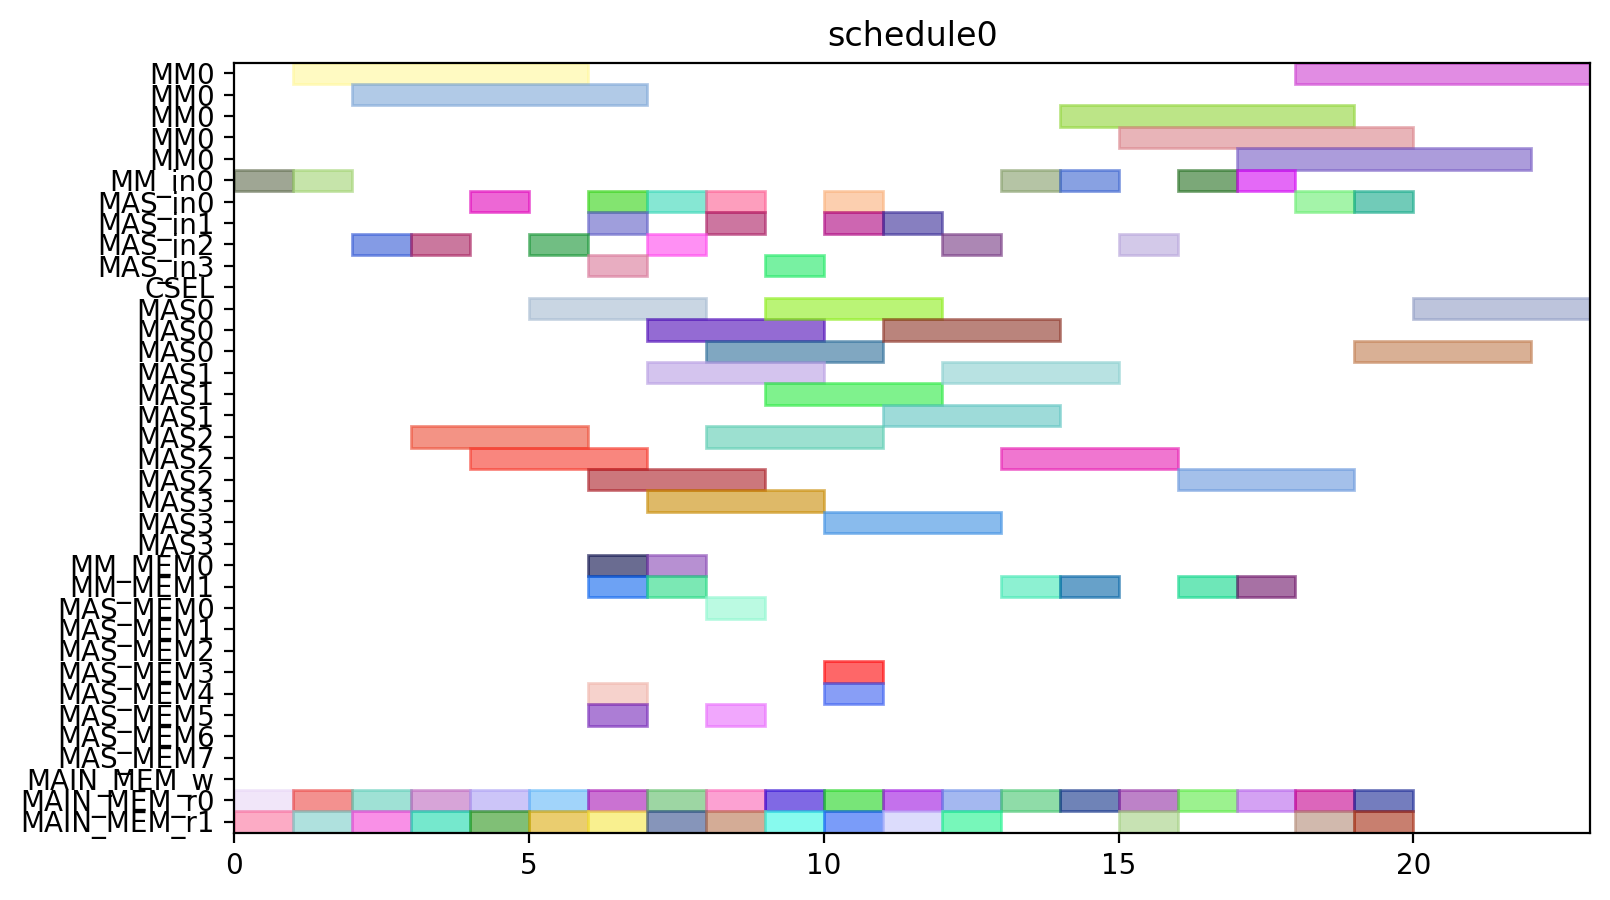

This figure's Python source:
from pyschedule import Scenario, solvers, plotters, alt


def solve():
	horizon = 120
	S = Scenario("schedule0", horizon=horizon)

	# resource
	MM = S.Resources('MM', num=1, size=5)
	MM_in = S.Resources('MM_in', num=1)
	MAS_in = S.Resources('MAS_in', num=4)
	CSEL = S.Resource('CSEL')
	MAS = S.Resources('MAS', num=4, size=3, periods=range(1, horizon))
	MM_MEM = S.Resources('MM_MEM', num=2)
	MAS_MEM = S.Resources('MAS_MEM', num=8)
	MAIN_MEM_w = S.Resource('MAIN_MEM_w', size=1)
	MAIN_MEM_r = S.Resources('MAIN_MEM_r', num=2)

	# result of previous scheduling

	# new tasks
	c_qinv_denom_inv0 = S.Task('c_qinv_denom_inv0', length=5, delay_cost=1)
	c_qinv_denom_inv0 += alt(MM)
	c_qinv_denom_inv0_in = S.Task('c_qinv_denom_inv0_in', length=1, delay_cost=1)
	c_qinv_denom_inv0_in += alt(MM_in)
	S += c_qinv_denom_inv0_in*MM_in[0]<=c_qinv_denom_inv0*MM[0]
	c_qinv_denom_inv0_mem0 = S.Task('c_qinv_denom_inv0_mem0', length=1, delay_cost=1)
	c_qinv_denom_inv0_mem0 += MAIN_MEM_r[0]
	S += c_qinv_denom_inv0_mem0 <= c_qinv_denom_inv0

	c_qinv_denom_inv0_mem1 = S.Task('c_qinv_denom_inv0_mem1', length=1, delay_cost=1)
	c_qinv_denom_inv0_mem1 += MAIN_MEM_r[1]
	S += c_qinv_denom_inv0_mem1 <= c_qinv_denom_inv0

	c_qinv_denom_inv1_ = S.Task('c_qinv_denom_inv1_', length=5, delay_cost=1)
	c_qinv_denom_inv1_ += alt(MM)
	c_qinv_denom_inv1__in = S.Task('c_qinv_denom_inv1__in', length=1, delay_cost=1)
	c_qinv_denom_inv1__in += alt(MM_in)
	S += c_qinv_denom_inv1__in*MM_in[0]<=c_qinv_denom_inv1_*MM[0]
	c_qinv_denom_inv1__mem0 = S.Task('c_qinv_denom_inv1__mem0', length=1, delay_cost=1)
	c_qinv_denom_inv1__mem0 += MAIN_MEM_r[0]
	S += c_qinv_denom_inv1__mem0 <= c_qinv_denom_inv1_

	c_qinv_denom_inv1__mem1 = S.Task('c_qinv_denom_inv1__mem1', length=1, delay_cost=1)
	c_qinv_denom_inv1__mem1 += MAIN_MEM_r[1]
	S += c_qinv_denom_inv1__mem1 <= c_qinv_denom_inv1_

	c_qinv0_t2 = S.Task('c_qinv0_t2', length=3, delay_cost=1)
	c_qinv0_t2 += alt(MAS)
	c_qinv0_t2_in = S.Task('c_qinv0_t2_in', length=1, delay_cost=1)
	c_qinv0_t2_in += alt(MAS_in)
	S += c_qinv0_t2_in*MAS_in[0]<=c_qinv0_t2*MAS[0]

	S += c_qinv0_t2_in*MAS_in[1]<=c_qinv0_t2*MAS[1]

	S += c_qinv0_t2_in*MAS_in[2]<=c_qinv0_t2*MAS[2]

	S += c_qinv0_t2_in*MAS_in[3]<=c_qinv0_t2*MAS[3]

	c_qinv0_t2_mem0 = S.Task('c_qinv0_t2_mem0', length=1, delay_cost=1)
	c_qinv0_t2_mem0 += MAIN_MEM_r[0]
	S += c_qinv0_t2_mem0 <= c_qinv0_t2

	c_qinv0_t2_mem1 = S.Task('c_qinv0_t2_mem1', length=1, delay_cost=1)
	c_qinv0_t2_mem1 += MAIN_MEM_r[1]
	S += c_qinv0_t2_mem1 <= c_qinv0_t2

	c_qinv1__t2 = S.Task('c_qinv1__t2', length=3, delay_cost=1)
	c_qinv1__t2 += alt(MAS)
	c_qinv1__t2_in = S.Task('c_qinv1__t2_in', length=1, delay_cost=1)
	c_qinv1__t2_in += alt(MAS_in)
	S += c_qinv1__t2_in*MAS_in[0]<=c_qinv1__t2*MAS[0]

	S += c_qinv1__t2_in*MAS_in[1]<=c_qinv1__t2*MAS[1]

	S += c_qinv1__t2_in*MAS_in[2]<=c_qinv1__t2*MAS[2]

	S += c_qinv1__t2_in*MAS_in[3]<=c_qinv1__t2*MAS[3]

	c_qinv1__t2_mem0 = S.Task('c_qinv1__t2_mem0', length=1, delay_cost=1)
	c_qinv1__t2_mem0 += MAIN_MEM_r[0]
	S += c_qinv1__t2_mem0 <= c_qinv1__t2

	c_qinv1__t2_mem1 = S.Task('c_qinv1__t2_mem1', length=1, delay_cost=1)
	c_qinv1__t2_mem1 += MAIN_MEM_r[1]
	S += c_qinv1__t2_mem1 <= c_qinv1__t2

	c0_t0_t2 = S.Task('c0_t0_t2', length=3, delay_cost=1)
	c0_t0_t2 += alt(MAS)
	c0_t0_t2_in = S.Task('c0_t0_t2_in', length=1, delay_cost=1)
	c0_t0_t2_in += alt(MAS_in)
	S += c0_t0_t2_in*MAS_in[0]<=c0_t0_t2*MAS[0]

	S += c0_t0_t2_in*MAS_in[1]<=c0_t0_t2*MAS[1]

	S += c0_t0_t2_in*MAS_in[2]<=c0_t0_t2*MAS[2]

	S += c0_t0_t2_in*MAS_in[3]<=c0_t0_t2*MAS[3]

	c0_t0_t2_mem0 = S.Task('c0_t0_t2_mem0', length=1, delay_cost=1)
	c0_t0_t2_mem0 += MAIN_MEM_r[0]
	S += c0_t0_t2_mem0 <= c0_t0_t2

	c0_t0_t2_mem1 = S.Task('c0_t0_t2_mem1', length=1, delay_cost=1)
	c0_t0_t2_mem1 += MAIN_MEM_r[1]
	S += c0_t0_t2_mem1 <= c0_t0_t2

	c0_t1_t2 = S.Task('c0_t1_t2', length=3, delay_cost=1)
	c0_t1_t2 += alt(MAS)
	c0_t1_t2_in = S.Task('c0_t1_t2_in', length=1, delay_cost=1)
	c0_t1_t2_in += alt(MAS_in)
	S += c0_t1_t2_in*MAS_in[0]<=c0_t1_t2*MAS[0]

	S += c0_t1_t2_in*MAS_in[1]<=c0_t1_t2*MAS[1]

	S += c0_t1_t2_in*MAS_in[2]<=c0_t1_t2*MAS[2]

	S += c0_t1_t2_in*MAS_in[3]<=c0_t1_t2*MAS[3]

	c0_t1_t2_mem0 = S.Task('c0_t1_t2_mem0', length=1, delay_cost=1)
	c0_t1_t2_mem0 += MAIN_MEM_r[0]
	S += c0_t1_t2_mem0 <= c0_t1_t2

	c0_t1_t2_mem1 = S.Task('c0_t1_t2_mem1', length=1, delay_cost=1)
	c0_t1_t2_mem1 += MAIN_MEM_r[1]
	S += c0_t1_t2_mem1 <= c0_t1_t2

	c0_t20 = S.Task('c0_t20', length=3, delay_cost=1)
	c0_t20 += alt(MAS)
	c0_t20_in = S.Task('c0_t20_in', length=1, delay_cost=1)
	c0_t20_in += alt(MAS_in)
	S += c0_t20_in*MAS_in[0]<=c0_t20*MAS[0]

	S += c0_t20_in*MAS_in[1]<=c0_t20*MAS[1]

	S += c0_t20_in*MAS_in[2]<=c0_t20*MAS[2]

	S += c0_t20_in*MAS_in[3]<=c0_t20*MAS[3]

	c0_t20_mem0 = S.Task('c0_t20_mem0', length=1, delay_cost=1)
	c0_t20_mem0 += MAIN_MEM_r[0]
	S += c0_t20_mem0 <= c0_t20

	c0_t20_mem1 = S.Task('c0_t20_mem1', length=1, delay_cost=1)
	c0_t20_mem1 += MAIN_MEM_r[1]
	S += c0_t20_mem1 <= c0_t20

	c0_t21 = S.Task('c0_t21', length=3, delay_cost=1)
	c0_t21 += alt(MAS)
	c0_t21_in = S.Task('c0_t21_in', length=1, delay_cost=1)
	c0_t21_in += alt(MAS_in)
	S += c0_t21_in*MAS_in[0]<=c0_t21*MAS[0]

	S += c0_t21_in*MAS_in[1]<=c0_t21*MAS[1]

	S += c0_t21_in*MAS_in[2]<=c0_t21*MAS[2]

	S += c0_t21_in*MAS_in[3]<=c0_t21*MAS[3]

	c0_t21_mem0 = S.Task('c0_t21_mem0', length=1, delay_cost=1)
	c0_t21_mem0 += MAIN_MEM_r[0]
	S += c0_t21_mem0 <= c0_t21

	c0_t21_mem1 = S.Task('c0_t21_mem1', length=1, delay_cost=1)
	c0_t21_mem1 += MAIN_MEM_r[1]
	S += c0_t21_mem1 <= c0_t21

	c1_t0_t2 = S.Task('c1_t0_t2', length=3, delay_cost=1)
	c1_t0_t2 += alt(MAS)
	c1_t0_t2_in = S.Task('c1_t0_t2_in', length=1, delay_cost=1)
	c1_t0_t2_in += alt(MAS_in)
	S += c1_t0_t2_in*MAS_in[0]<=c1_t0_t2*MAS[0]

	S += c1_t0_t2_in*MAS_in[1]<=c1_t0_t2*MAS[1]

	S += c1_t0_t2_in*MAS_in[2]<=c1_t0_t2*MAS[2]

	S += c1_t0_t2_in*MAS_in[3]<=c1_t0_t2*MAS[3]

	c1_t0_t2_mem0 = S.Task('c1_t0_t2_mem0', length=1, delay_cost=1)
	c1_t0_t2_mem0 += MAIN_MEM_r[0]
	S += c1_t0_t2_mem0 <= c1_t0_t2

	c1_t0_t2_mem1 = S.Task('c1_t0_t2_mem1', length=1, delay_cost=1)
	c1_t0_t2_mem1 += MAIN_MEM_r[1]
	S += c1_t0_t2_mem1 <= c1_t0_t2

	c1_t1_t2 = S.Task('c1_t1_t2', length=3, delay_cost=1)
	c1_t1_t2 += alt(MAS)
	c1_t1_t2_in = S.Task('c1_t1_t2_in', length=1, delay_cost=1)
	c1_t1_t2_in += alt(MAS_in)
	S += c1_t1_t2_in*MAS_in[0]<=c1_t1_t2*MAS[0]

	S += c1_t1_t2_in*MAS_in[1]<=c1_t1_t2*MAS[1]

	S += c1_t1_t2_in*MAS_in[2]<=c1_t1_t2*MAS[2]

	S += c1_t1_t2_in*MAS_in[3]<=c1_t1_t2*MAS[3]

	c1_t1_t2_mem0 = S.Task('c1_t1_t2_mem0', length=1, delay_cost=1)
	c1_t1_t2_mem0 += MAIN_MEM_r[0]
	S += c1_t1_t2_mem0 <= c1_t1_t2

	c1_t1_t2_mem1 = S.Task('c1_t1_t2_mem1', length=1, delay_cost=1)
	c1_t1_t2_mem1 += MAIN_MEM_r[1]
	S += c1_t1_t2_mem1 <= c1_t1_t2

	c1_t20 = S.Task('c1_t20', length=3, delay_cost=1)
	c1_t20 += alt(MAS)
	c1_t20_in = S.Task('c1_t20_in', length=1, delay_cost=1)
	c1_t20_in += alt(MAS_in)
	S += c1_t20_in*MAS_in[0]<=c1_t20*MAS[0]

	S += c1_t20_in*MAS_in[1]<=c1_t20*MAS[1]

	S += c1_t20_in*MAS_in[2]<=c1_t20*MAS[2]

	S += c1_t20_in*MAS_in[3]<=c1_t20*MAS[3]

	c1_t20_mem0 = S.Task('c1_t20_mem0', length=1, delay_cost=1)
	c1_t20_mem0 += MAIN_MEM_r[0]
	S += c1_t20_mem0 <= c1_t20

	c1_t20_mem1 = S.Task('c1_t20_mem1', length=1, delay_cost=1)
	c1_t20_mem1 += MAIN_MEM_r[1]
	S += c1_t20_mem1 <= c1_t20

	c1_t21 = S.Task('c1_t21', length=3, delay_cost=1)
	c1_t21 += alt(MAS)
	c1_t21_in = S.Task('c1_t21_in', length=1, delay_cost=1)
	c1_t21_in += alt(MAS_in)
	S += c1_t21_in*MAS_in[0]<=c1_t21*MAS[0]

	S += c1_t21_in*MAS_in[1]<=c1_t21*MAS[1]

	S += c1_t21_in*MAS_in[2]<=c1_t21*MAS[2]

	S += c1_t21_in*MAS_in[3]<=c1_t21*MAS[3]

	c1_t21_mem0 = S.Task('c1_t21_mem0', length=1, delay_cost=1)
	c1_t21_mem0 += MAIN_MEM_r[0]
	S += c1_t21_mem0 <= c1_t21

	c1_t21_mem1 = S.Task('c1_t21_mem1', length=1, delay_cost=1)
	c1_t21_mem1 += MAIN_MEM_r[1]
	S += c1_t21_mem1 <= c1_t21

	c2_t0_t2 = S.Task('c2_t0_t2', length=3, delay_cost=1)
	c2_t0_t2 += alt(MAS)
	c2_t0_t2_in = S.Task('c2_t0_t2_in', length=1, delay_cost=1)
	c2_t0_t2_in += alt(MAS_in)
	S += c2_t0_t2_in*MAS_in[0]<=c2_t0_t2*MAS[0]

	S += c2_t0_t2_in*MAS_in[1]<=c2_t0_t2*MAS[1]

	S += c2_t0_t2_in*MAS_in[2]<=c2_t0_t2*MAS[2]

	S += c2_t0_t2_in*MAS_in[3]<=c2_t0_t2*MAS[3]

	c2_t0_t2_mem0 = S.Task('c2_t0_t2_mem0', length=1, delay_cost=1)
	c2_t0_t2_mem0 += MAIN_MEM_r[0]
	S += c2_t0_t2_mem0 <= c2_t0_t2

	c2_t0_t2_mem1 = S.Task('c2_t0_t2_mem1', length=1, delay_cost=1)
	c2_t0_t2_mem1 += MAIN_MEM_r[1]
	S += c2_t0_t2_mem1 <= c2_t0_t2

	c2_t1_t2 = S.Task('c2_t1_t2', length=3, delay_cost=1)
	c2_t1_t2 += alt(MAS)
	c2_t1_t2_in = S.Task('c2_t1_t2_in', length=1, delay_cost=1)
	c2_t1_t2_in += alt(MAS_in)
	S += c2_t1_t2_in*MAS_in[0]<=c2_t1_t2*MAS[0]

	S += c2_t1_t2_in*MAS_in[1]<=c2_t1_t2*MAS[1]

	S += c2_t1_t2_in*MAS_in[2]<=c2_t1_t2*MAS[2]

	S += c2_t1_t2_in*MAS_in[3]<=c2_t1_t2*MAS[3]

	c2_t1_t2_mem0 = S.Task('c2_t1_t2_mem0', length=1, delay_cost=1)
	c2_t1_t2_mem0 += MAIN_MEM_r[0]
	S += c2_t1_t2_mem0 <= c2_t1_t2

	c2_t1_t2_mem1 = S.Task('c2_t1_t2_mem1', length=1, delay_cost=1)
	c2_t1_t2_mem1 += MAIN_MEM_r[1]
	S += c2_t1_t2_mem1 <= c2_t1_t2

	c2_t20 = S.Task('c2_t20', length=3, delay_cost=1)
	c2_t20 += alt(MAS)
	c2_t20_in = S.Task('c2_t20_in', length=1, delay_cost=1)
	c2_t20_in += alt(MAS_in)
	S += c2_t20_in*MAS_in[0]<=c2_t20*MAS[0]

	S += c2_t20_in*MAS_in[1]<=c2_t20*MAS[1]

	S += c2_t20_in*MAS_in[2]<=c2_t20*MAS[2]

	S += c2_t20_in*MAS_in[3]<=c2_t20*MAS[3]

	c2_t20_mem0 = S.Task('c2_t20_mem0', length=1, delay_cost=1)
	c2_t20_mem0 += MAIN_MEM_r[0]
	S += c2_t20_mem0 <= c2_t20

	c2_t20_mem1 = S.Task('c2_t20_mem1', length=1, delay_cost=1)
	c2_t20_mem1 += MAIN_MEM_r[1]
	S += c2_t20_mem1 <= c2_t20

	c2_t21 = S.Task('c2_t21', length=3, delay_cost=1)
	c2_t21 += alt(MAS)
	c2_t21_in = S.Task('c2_t21_in', length=1, delay_cost=1)
	c2_t21_in += alt(MAS_in)
	S += c2_t21_in*MAS_in[0]<=c2_t21*MAS[0]

	S += c2_t21_in*MAS_in[1]<=c2_t21*MAS[1]

	S += c2_t21_in*MAS_in[2]<=c2_t21*MAS[2]

	S += c2_t21_in*MAS_in[3]<=c2_t21*MAS[3]

	c2_t21_mem0 = S.Task('c2_t21_mem0', length=1, delay_cost=1)
	c2_t21_mem0 += MAIN_MEM_r[0]
	S += c2_t21_mem0 <= c2_t21

	c2_t21_mem1 = S.Task('c2_t21_mem1', length=1, delay_cost=1)
	c2_t21_mem1 += MAIN_MEM_r[1]
	S += c2_t21_mem1 <= c2_t21

	c_qinv0_t0 = S.Task('c_qinv0_t0', length=5, delay_cost=1)
	c_qinv0_t0 += alt(MM)
	c_qinv0_t0_in = S.Task('c_qinv0_t0_in', length=1, delay_cost=1)
	c_qinv0_t0_in += alt(MM_in)
	S += c_qinv0_t0_in*MM_in[0]<=c_qinv0_t0*MM[0]
	c_qinv0_t0_mem0 = S.Task('c_qinv0_t0_mem0', length=1, delay_cost=1)
	c_qinv0_t0_mem0 += MAIN_MEM_r[0]
	S += c_qinv0_t0_mem0 <= c_qinv0_t0

	c_qinv0_t0_mem1 = S.Task('c_qinv0_t0_mem1', length=1, delay_cost=1)
	c_qinv0_t0_mem1 += alt(MM_MEM)
	S += (c_qinv_denom_inv0*MM[0])-1 < c_qinv0_t0_mem1*MM_MEM[1]
	S += c_qinv0_t0_mem1 <= c_qinv0_t0

	c_qinv0_t1 = S.Task('c_qinv0_t1', length=5, delay_cost=1)
	c_qinv0_t1 += alt(MM)
	c_qinv0_t1_in = S.Task('c_qinv0_t1_in', length=1, delay_cost=1)
	c_qinv0_t1_in += alt(MM_in)
	S += c_qinv0_t1_in*MM_in[0]<=c_qinv0_t1*MM[0]
	c_qinv0_t1_mem0 = S.Task('c_qinv0_t1_mem0', length=1, delay_cost=1)
	c_qinv0_t1_mem0 += MAIN_MEM_r[0]
	S += c_qinv0_t1_mem0 <= c_qinv0_t1

	c_qinv0_t1_mem1 = S.Task('c_qinv0_t1_mem1', length=1, delay_cost=1)
	c_qinv0_t1_mem1 += alt(MM_MEM)
	S += (c_qinv_denom_inv1_*MM[0])-1 < c_qinv0_t1_mem1*MM_MEM[1]
	S += c_qinv0_t1_mem1 <= c_qinv0_t1

	c_qinv0_t3 = S.Task('c_qinv0_t3', length=3, delay_cost=1)
	c_qinv0_t3 += alt(MAS)
	c_qinv0_t3_in = S.Task('c_qinv0_t3_in', length=1, delay_cost=1)
	c_qinv0_t3_in += alt(MAS_in)
	S += c_qinv0_t3_in*MAS_in[0]<=c_qinv0_t3*MAS[0]

	S += c_qinv0_t3_in*MAS_in[1]<=c_qinv0_t3*MAS[1]

	S += c_qinv0_t3_in*MAS_in[2]<=c_qinv0_t3*MAS[2]

	S += c_qinv0_t3_in*MAS_in[3]<=c_qinv0_t3*MAS[3]

	c_qinv0_t3_mem0 = S.Task('c_qinv0_t3_mem0', length=1, delay_cost=1)
	c_qinv0_t3_mem0 += alt(MM_MEM)
	S += (c_qinv_denom_inv0*MM[0])-1 < c_qinv0_t3_mem0*MM_MEM[0]
	S += c_qinv0_t3_mem0 <= c_qinv0_t3

	c_qinv0_t3_mem1 = S.Task('c_qinv0_t3_mem1', length=1, delay_cost=1)
	c_qinv0_t3_mem1 += alt(MM_MEM)
	S += (c_qinv_denom_inv1_*MM[0])-1 < c_qinv0_t3_mem1*MM_MEM[1]
	S += c_qinv0_t3_mem1 <= c_qinv0_t3

	c_qinv1__t0 = S.Task('c_qinv1__t0', length=5, delay_cost=1)
	c_qinv1__t0 += alt(MM)
	c_qinv1__t0_in = S.Task('c_qinv1__t0_in', length=1, delay_cost=1)
	c_qinv1__t0_in += alt(MM_in)
	S += c_qinv1__t0_in*MM_in[0]<=c_qinv1__t0*MM[0]
	c_qinv1__t0_mem0 = S.Task('c_qinv1__t0_mem0', length=1, delay_cost=1)
	c_qinv1__t0_mem0 += MAIN_MEM_r[0]
	S += c_qinv1__t0_mem0 <= c_qinv1__t0

	c_qinv1__t0_mem1 = S.Task('c_qinv1__t0_mem1', length=1, delay_cost=1)
	c_qinv1__t0_mem1 += alt(MM_MEM)
	S += (c_qinv_denom_inv0*MM[0])-1 < c_qinv1__t0_mem1*MM_MEM[1]
	S += c_qinv1__t0_mem1 <= c_qinv1__t0

	c_qinv1__t1 = S.Task('c_qinv1__t1', length=5, delay_cost=1)
	c_qinv1__t1 += alt(MM)
	c_qinv1__t1_in = S.Task('c_qinv1__t1_in', length=1, delay_cost=1)
	c_qinv1__t1_in += alt(MM_in)
	S += c_qinv1__t1_in*MM_in[0]<=c_qinv1__t1*MM[0]
	c_qinv1__t1_mem0 = S.Task('c_qinv1__t1_mem0', length=1, delay_cost=1)
	c_qinv1__t1_mem0 += MAIN_MEM_r[0]
	S += c_qinv1__t1_mem0 <= c_qinv1__t1

	c_qinv1__t1_mem1 = S.Task('c_qinv1__t1_mem1', length=1, delay_cost=1)
	c_qinv1__t1_mem1 += alt(MM_MEM)
	S += (c_qinv_denom_inv1_*MM[0])-1 < c_qinv1__t1_mem1*MM_MEM[1]
	S += c_qinv1__t1_mem1 <= c_qinv1__t1

	c_qinv1__t3 = S.Task('c_qinv1__t3', length=3, delay_cost=1)
	c_qinv1__t3 += alt(MAS)
	c_qinv1__t3_in = S.Task('c_qinv1__t3_in', length=1, delay_cost=1)
	c_qinv1__t3_in += alt(MAS_in)
	S += c_qinv1__t3_in*MAS_in[0]<=c_qinv1__t3*MAS[0]

	S += c_qinv1__t3_in*MAS_in[1]<=c_qinv1__t3*MAS[1]

	S += c_qinv1__t3_in*MAS_in[2]<=c_qinv1__t3*MAS[2]

	S += c_qinv1__t3_in*MAS_in[3]<=c_qinv1__t3*MAS[3]

	c_qinv1__t3_mem0 = S.Task('c_qinv1__t3_mem0', length=1, delay_cost=1)
	c_qinv1__t3_mem0 += alt(MM_MEM)
	S += (c_qinv_denom_inv0*MM[0])-1 < c_qinv1__t3_mem0*MM_MEM[0]
	S += c_qinv1__t3_mem0 <= c_qinv1__t3

	c_qinv1__t3_mem1 = S.Task('c_qinv1__t3_mem1', length=1, delay_cost=1)
	c_qinv1__t3_mem1 += alt(MM_MEM)
	S += (c_qinv_denom_inv1_*MM[0])-1 < c_qinv1__t3_mem1*MM_MEM[1]
	S += c_qinv1__t3_mem1 <= c_qinv1__t3

	c0_t4_t2 = S.Task('c0_t4_t2', length=3, delay_cost=1)
	c0_t4_t2 += alt(MAS)
	c0_t4_t2_in = S.Task('c0_t4_t2_in', length=1, delay_cost=1)
	c0_t4_t2_in += alt(MAS_in)
	S += c0_t4_t2_in*MAS_in[0]<=c0_t4_t2*MAS[0]

	S += c0_t4_t2_in*MAS_in[1]<=c0_t4_t2*MAS[1]

	S += c0_t4_t2_in*MAS_in[2]<=c0_t4_t2*MAS[2]

	S += c0_t4_t2_in*MAS_in[3]<=c0_t4_t2*MAS[3]

	c0_t4_t2_mem0 = S.Task('c0_t4_t2_mem0', length=1, delay_cost=1)
	c0_t4_t2_mem0 += alt(MAS_MEM)
	S += (c0_t20*MAS[0])-1 < c0_t4_t2_mem0*MAS_MEM[0]
	S += (c0_t20*MAS[1])-1 < c0_t4_t2_mem0*MAS_MEM[2]
	S += (c0_t20*MAS[2])-1 < c0_t4_t2_mem0*MAS_MEM[4]
	S += (c0_t20*MAS[3])-1 < c0_t4_t2_mem0*MAS_MEM[6]
	S += c0_t4_t2_mem0 <= c0_t4_t2

	c0_t4_t2_mem1 = S.Task('c0_t4_t2_mem1', length=1, delay_cost=1)
	c0_t4_t2_mem1 += alt(MAS_MEM)
	S += (c0_t21*MAS[0])-1 < c0_t4_t2_mem1*MAS_MEM[1]
	S += (c0_t21*MAS[1])-1 < c0_t4_t2_mem1*MAS_MEM[3]
	S += (c0_t21*MAS[2])-1 < c0_t4_t2_mem1*MAS_MEM[5]
	S += (c0_t21*MAS[3])-1 < c0_t4_t2_mem1*MAS_MEM[7]
	S += c0_t4_t2_mem1 <= c0_t4_t2

	c1_t4_t2 = S.Task('c1_t4_t2', length=3, delay_cost=1)
	c1_t4_t2 += alt(MAS)
	c1_t4_t2_in = S.Task('c1_t4_t2_in', length=1, delay_cost=1)
	c1_t4_t2_in += alt(MAS_in)
	S += c1_t4_t2_in*MAS_in[0]<=c1_t4_t2*MAS[0]

	S += c1_t4_t2_in*MAS_in[1]<=c1_t4_t2*MAS[1]

	S += c1_t4_t2_in*MAS_in[2]<=c1_t4_t2*MAS[2]

	S += c1_t4_t2_in*MAS_in[3]<=c1_t4_t2*MAS[3]

	c1_t4_t2_mem0 = S.Task('c1_t4_t2_mem0', length=1, delay_cost=1)
	c1_t4_t2_mem0 += alt(MAS_MEM)
	S += (c1_t20*MAS[0])-1 < c1_t4_t2_mem0*MAS_MEM[0]
	S += (c1_t20*MAS[1])-1 < c1_t4_t2_mem0*MAS_MEM[2]
	S += (c1_t20*MAS[2])-1 < c1_t4_t2_mem0*MAS_MEM[4]
	S += (c1_t20*MAS[3])-1 < c1_t4_t2_mem0*MAS_MEM[6]
	S += c1_t4_t2_mem0 <= c1_t4_t2

	c1_t4_t2_mem1 = S.Task('c1_t4_t2_mem1', length=1, delay_cost=1)
	c1_t4_t2_mem1 += alt(MAS_MEM)
	S += (c1_t21*MAS[0])-1 < c1_t4_t2_mem1*MAS_MEM[1]
	S += (c1_t21*MAS[1])-1 < c1_t4_t2_mem1*MAS_MEM[3]
	S += (c1_t21*MAS[2])-1 < c1_t4_t2_mem1*MAS_MEM[5]
	S += (c1_t21*MAS[3])-1 < c1_t4_t2_mem1*MAS_MEM[7]
	S += c1_t4_t2_mem1 <= c1_t4_t2

	c2_t4_t2 = S.Task('c2_t4_t2', length=3, delay_cost=1)
	c2_t4_t2 += alt(MAS)
	c2_t4_t2_in = S.Task('c2_t4_t2_in', length=1, delay_cost=1)
	c2_t4_t2_in += alt(MAS_in)
	S += c2_t4_t2_in*MAS_in[0]<=c2_t4_t2*MAS[0]

	S += c2_t4_t2_in*MAS_in[1]<=c2_t4_t2*MAS[1]

	S += c2_t4_t2_in*MAS_in[2]<=c2_t4_t2*MAS[2]

	S += c2_t4_t2_in*MAS_in[3]<=c2_t4_t2*MAS[3]

	c2_t4_t2_mem0 = S.Task('c2_t4_t2_mem0', length=1, delay_cost=1)
	c2_t4_t2_mem0 += alt(MAS_MEM)
	S += (c2_t20*MAS[0])-1 < c2_t4_t2_mem0*MAS_MEM[0]
	S += (c2_t20*MAS[1])-1 < c2_t4_t2_mem0*MAS_MEM[2]
	S += (c2_t20*MAS[2])-1 < c2_t4_t2_mem0*MAS_MEM[4]
	S += (c2_t20*MAS[3])-1 < c2_t4_t2_mem0*MAS_MEM[6]
	S += c2_t4_t2_mem0 <= c2_t4_t2

	c2_t4_t2_mem1 = S.Task('c2_t4_t2_mem1', length=1, delay_cost=1)
	c2_t4_t2_mem1 += alt(MAS_MEM)
	S += (c2_t21*MAS[0])-1 < c2_t4_t2_mem1*MAS_MEM[1]
	S += (c2_t21*MAS[1])-1 < c2_t4_t2_mem1*MAS_MEM[3]
	S += (c2_t21*MAS[2])-1 < c2_t4_t2_mem1*MAS_MEM[5]
	S += (c2_t21*MAS[3])-1 < c2_t4_t2_mem1*MAS_MEM[7]
	S += c2_t4_t2_mem1 <= c2_t4_t2

	solvers.mip.solve(S,msg=1,kind='CPLEX',ratio_gap=1.01)

	solution = [['hoge']*len(S.solution()[1]) for i in range(len(S.solution()))]
	for i in range(len(S.solution())):
		for j in range(len(S.solution()[i])):
			solution[i][j]=str(S.solution()[i][j])
	print(solution)

	cycles = int(solution[-1][3])

	pic_file_name = "/home/mfukuda/ABE/multiRAM_multiMAS_16mux/scheduling_result/stage5MM1_stage3MAS4/FP12_INV_AFTER_FPINV/schedule0.png"
	if(S.solution() != []):
		plotters.matplotlib.plot(S,img_filename=pic_file_name, show_task_labels=False, fig_size=(cycles*0.25+3, 5))

	return solution
